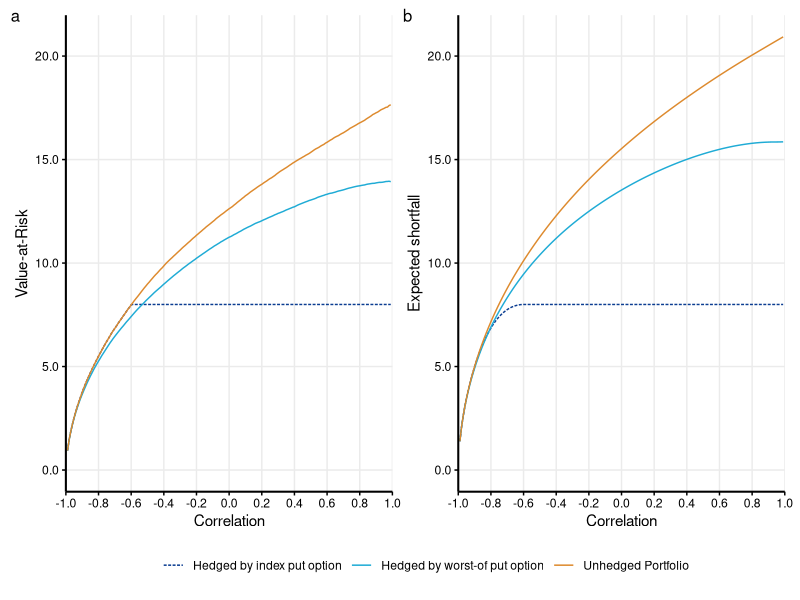
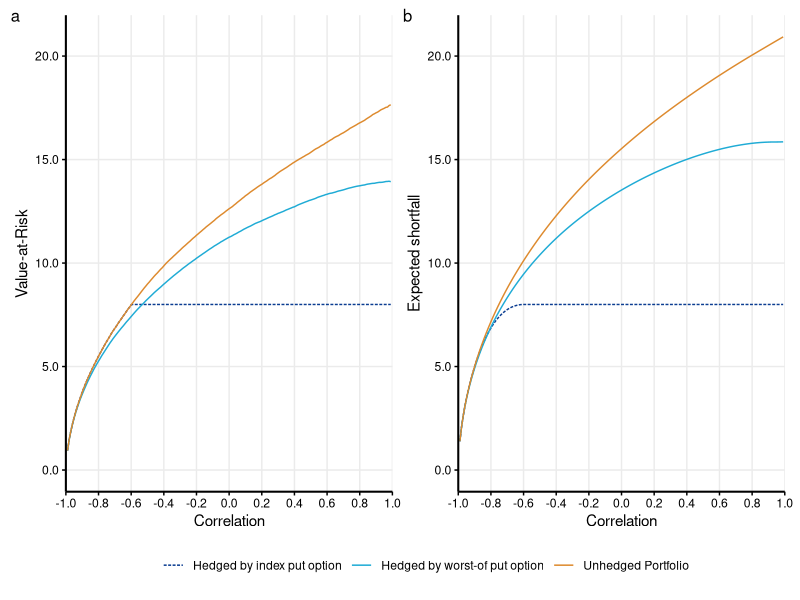

The R source for these figures, in order:
#------------------------- General Purpose -------------------------
# This file provides the results explained in section 1.2 of the thesis. 
# Furthermore, it constructs figure 1. The exact parameter settings to get to the figures are explained in the thesis.

library(MASS)
library(ggplot2)
library(dplyr)
library(tidyr)
library(patchwork)
library(scales)

#-------------------------------
#Input variables
#-------------------------------

#Variables concerning the stocks
S_1 = 20
S_2 = 30
mu_1 = 0.05
mu_2 = 0.04
#mu_1 = -0.1
#mu_2 = -0.08
sigma_1 = 0.3
sigma_2 = 0.25
#sigma_1 = 0.4
#sigma_2 = 0.35

#Variables between stocks
#rho = 0.4
rho_values <- seq(-0.99, 0.99, by = 0.01)

#Variables concerning the options
K_a = 42
put_premium =0
#put_premium = 0

K_b = 16
WOput_premium = 0
#WOput_premium = 0

#1-confidence level for VaR and ES calculation
alpha = 0.05

#Variables regarding simulation settings
n = 100000
T = 1

#-------------------------------
#Initializing
#-------------------------------

VaR_1 <- numeric(length(rho_values))
VaR_2 <- numeric(length(rho_values))
VaR_3 <- numeric(length(rho_values))

ES_1 <- numeric(length(rho_values))
ES_2 <- numeric(length(rho_values))
ES_3 <- numeric(length(rho_values))


#-------------------------------
#Simulation and calculation loss, value-at-risk and expected shortfall.
#-------------------------------

set.seed(123)

Z <- matrix(rnorm(n*2), ncol = 2)
Z

#simulation from a multivariate normal distribution 
for (i in seq_along(rho_values)) {
  rho <- rho_values[i]
  R <- matrix(c(1, rho, rho, 1), nrow = 2, byrow = TRUE)
  
  # Cholesky factorization
  L <- t(chol(R))   
  X <- Z %*% t(L)
  
  Stocks_at_T <- data.frame(
    Stock_1 = numeric(n),
    Stock_2 = numeric(n)
  )
  
  
  Stocks_at_T$Stock_1 <- exp((mu_1-sigma_1^2/2) * T + X[,1] * sqrt(T) * sigma_1) * S_1
  Stocks_at_T$Stock_2 <- exp((mu_2-sigma_2^2/2) * T + X[,2] * sqrt(T) * sigma_2) * S_2 
  
  Stocks_at_T$sum_col <- Stocks_at_T$Stock_1 + Stocks_at_T$Stock_2
  Stocks_at_T$hedged <- pmax(K_a - Stocks_at_T$sum_col, 0) + Stocks_at_T$sum_col
  Stocks_at_T$worst <- pmin(Stocks_at_T$Stock_1,Stocks_at_T$Stock_2)
  Stocks_at_T$worst_put <- pmax(K_b - Stocks_at_T$worst, 0) + Stocks_at_T$sum_col
  
  loss_unhedged <- (S_1 + S_2) - Stocks_at_T$sum_col
  loss_hedged   <- (S_1 + S_2 + put_premium) - Stocks_at_T$hedged
  loss_WOhedged   <- (S_1 + S_2 + WOput_premium) - Stocks_at_T$worst_put 
  
  
  VaR_1[i] <- quantile(loss_unhedged, 1 - alpha)
  VaR_2[i] <- quantile(loss_hedged, 1 - alpha)
  VaR_3[i] <- quantile(loss_WOhedged, 1 - alpha)
  
  ES_1[i] <- mean(loss_unhedged[loss_unhedged >= quantile(loss_unhedged, 1 - alpha)])
  ES_2[i] <- mean(loss_hedged[loss_hedged >= quantile(loss_hedged, 1 - alpha)])
  ES_3[i] <- mean(loss_WOhedged[loss_WOhedged >= quantile(loss_WOhedged, 1 - alpha)])
  
}

#-------------------------------
#Putting results together.
#-------------------------------

results_df <- data.frame(
  rho = rho_values,
  VaR_1 = VaR_1,
  VaR_2 = VaR_2,
  VaR_3 = VaR_3
)

results_ES_df <- data.frame(
  rho = rho_values,
  ES_1 = ES_1,
  ES_2 = ES_2,
  ES_3 = ES_3
)

# Reshape data
plot_data_var <- results_df %>%
  pivot_longer(
    cols = c(VaR_1, VaR_2, VaR_3),
    names_to = "ID",
    values_to = "Value"
  ) %>%
  mutate(
    ID = recode(ID,
                "VaR_1" = "Unhedged Portfolio",
                "VaR_2" = "Hedged by index put option",
                "VaR_3" = "Hedged by worst-of put option"
    )
  )

plot_data_es <- results_ES_df %>%
  pivot_longer(
    cols = c(ES_1, ES_2, ES_3),
    names_to = "ID",
    values_to = "Value"
  ) %>%
  mutate(
    ID = recode(ID,
                "ES_1" = "Unhedged Portfolio",
                "ES_2" = "Hedged by index put option",
                "ES_3" = "Hedged by worst-of put option"
    )
  )

#-------------------------------
#Figure settings and plotting.
#-------------------------------

# Common y-axis limits
y_min <- min(c(plot_data_var$Value, plot_data_es$Value,0), na.rm = TRUE)
y_max <- max(c(plot_data_var$Value, plot_data_es$Value), na.rm = TRUE)

# Y-axis ticks every 0.1
y_breaks <- seq(
  from = floor(y_min * 10) / 10,
  to = ceiling(y_max * 10) / 10,
  by = 5
)

# Legend styling
my_colors <- c(
  "Unhedged Portfolio" = "#DD8A2E",
  "Hedged by index put option" = "#0B3D91",
  "Hedged by worst-of put option" = "#1FABD5"
)

my_linetypes <- c(
  "Unhedged Portfolio" = "solid",
  "Hedged by index put option" = "21",
  "Hedged by worst-of put option" = "solid"
)

# VaR plot
pl_var <- ggplot(
  plot_data_var,
  aes(x = rho, y = Value, color = ID, group = ID, linetype = ID)
) +
  geom_line(linewidth = 0.5) +
  scale_x_continuous(
    limits = c(-1, 1),
    breaks = seq(-1, 1, by = 0.2),
    expand = c(0, 0)
  ) +
  scale_y_continuous(
    limits = c(y_min, y_max),
    breaks = y_breaks,
    labels = number_format(accuracy = 0.1)
  ) +
  scale_color_manual(values = my_colors) +
  scale_linetype_manual(values = my_linetypes) +
  labs(
    x = "Correlation",
    y = "Value-at-Risk",
    color = NULL,
    linetype = NULL
  ) +
  theme_minimal() +
  theme(
    axis.text.x = element_text(angle = 0, hjust = 0.5),  # straight labels
    plot.title = element_blank(),
    panel.grid.minor = element_blank(),
    axis.line = element_line(color = "black", linewidth = 0.7),
    axis.text = element_text(color = "black"),
    axis.ticks = element_line(color = "black"),
    legend.position = "bottom",
    legend.title = element_blank()
  )

# ES plot
pl_var_ES <- ggplot(
  plot_data_es,
  aes(x = rho, y = Value, color = ID, group = ID, linetype = ID)
) +
  geom_line(linewidth = 0.5) +
  scale_x_continuous(
    limits = c(-1, 1),
    breaks = seq(-1, 1, by = 0.2),
    expand = c(0, 0)
  ) +
  scale_y_continuous(
    limits = c(y_min, y_max),
    breaks = y_breaks,
    labels = number_format(accuracy = 0.1)
  ) +
  scale_color_manual(values = my_colors) +
  scale_linetype_manual(values = my_linetypes) +
  labs(
    x = "Correlation",
    y = "Expected shortfall",
    color = NULL,
    linetype = NULL
  ) +
  theme_minimal() +
  theme(
    axis.text.x = element_text(angle = 0, hjust = 0.5),  # straight labels
    plot.title = element_blank(),
    panel.grid.minor = element_blank(),
    axis.line = element_line(color = "black", linewidth = 0.7),
    axis.text = element_text(color = "black"),
    axis.ticks = element_line(color = "black"),
    legend.position = "bottom",
    legend.title = element_blank()
  )

# Combine plots
combined_plot <- pl_var + pl_var_ES +
  plot_layout(guides = "collect") +
  plot_annotation(tag_levels = "a") &
  theme(
    legend.position = "bottom",
    plot.tag = element_text(size = 12),
    plot.tag.position = c(0, 1)  # top-left corner
  )


# Display
combined_plot

#-------------------------------
#Saving figure.
#-------------------------------

setwd(dirname(rstudioapi::getActiveDocumentContext()$path))
setwd("Figures")
# Save
ggsave(
  "Fig1_VaR_ES_Portfolios.png",
  plot = combined_plot,
  width = 8.5,
  height = 4.5,
  units = "in",
  dpi = 300
)
